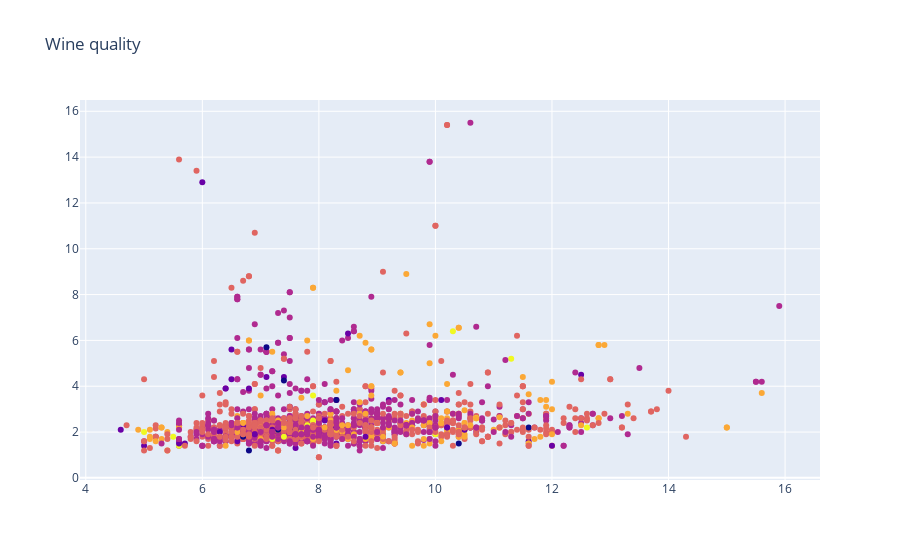

Notebook code for this chart:
### Code cell
fig = go.Figure(data=go.Scatter(x=data['fixed.acidity'],
                                y=data['residual.sugar'],
                                mode='markers',
                                marker_color=data['quality'],
                                text=data['alcohol'])) # hover text goes here

fig.update_layout(title='Wine quality')
fig.show()

### Figure 1 — Plotly figure (JSON) as saved in the notebook; plotly's stock layout.template omitted (floating-point values rounded to 4 significant figures; data arrays with more than 128 entries replaced by an {"elided": "..."} marker saying what was removed)
{"data": [{"marker": {"color": {"elided": "1599 int values"}}, "mode": "markers", "text": {"elided": "1599 float values"}, "type": "scatter", "x": {"elided": "1599 float values"}, "y": {"elided": "1599 float values"}}], "layout": {"title": {"text": "Wine quality"}}}
